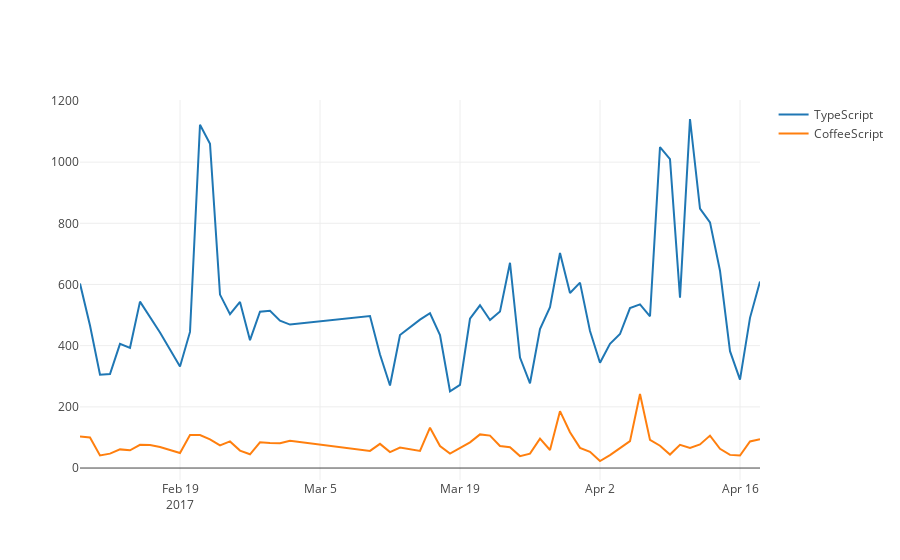

Notebook code for this chart:
### Code cell
"""
Javascript variations
"""
compareBy = 'starsToday'

graphOverTime({
#     "JavaScript": getLangOverTime('JavaScript', compareBy),
    "TypeScript": getLangOverTime('TypeScript', compareBy),
    "CoffeeScript": getLangOverTime('CoffeeScript', compareBy),
})
